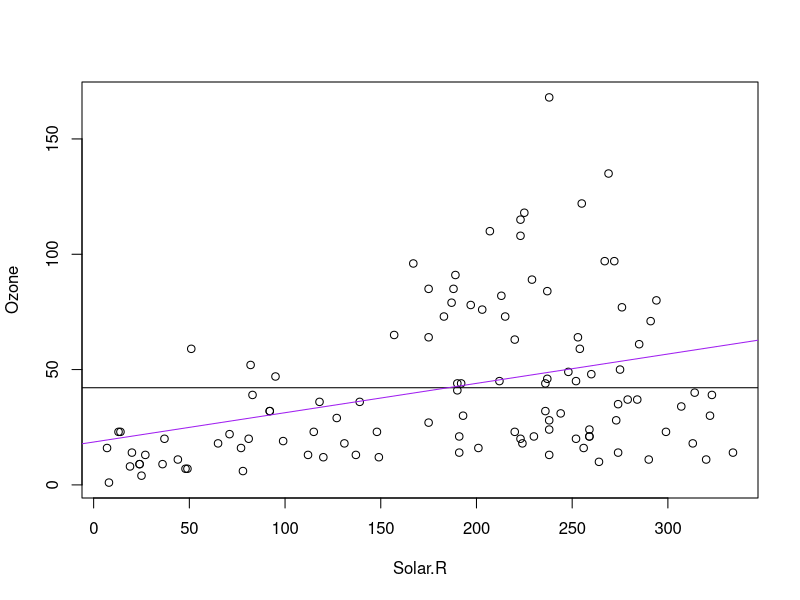
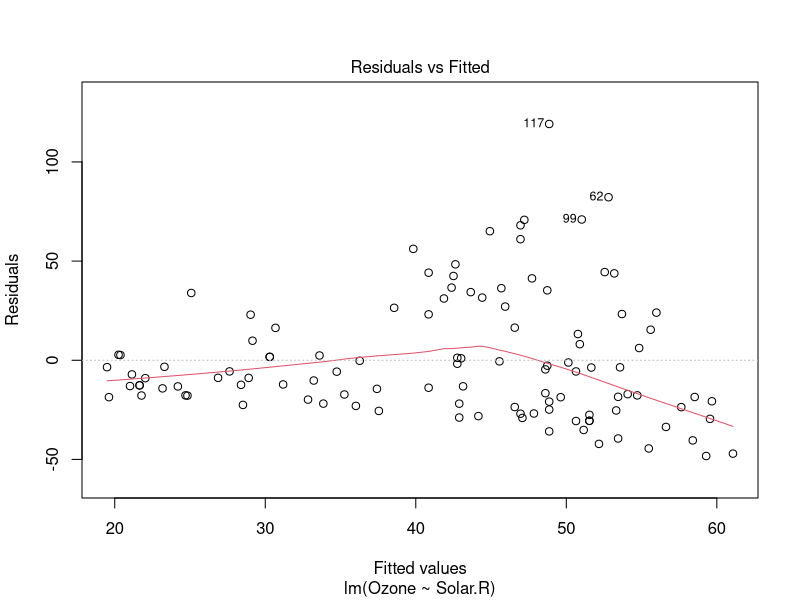
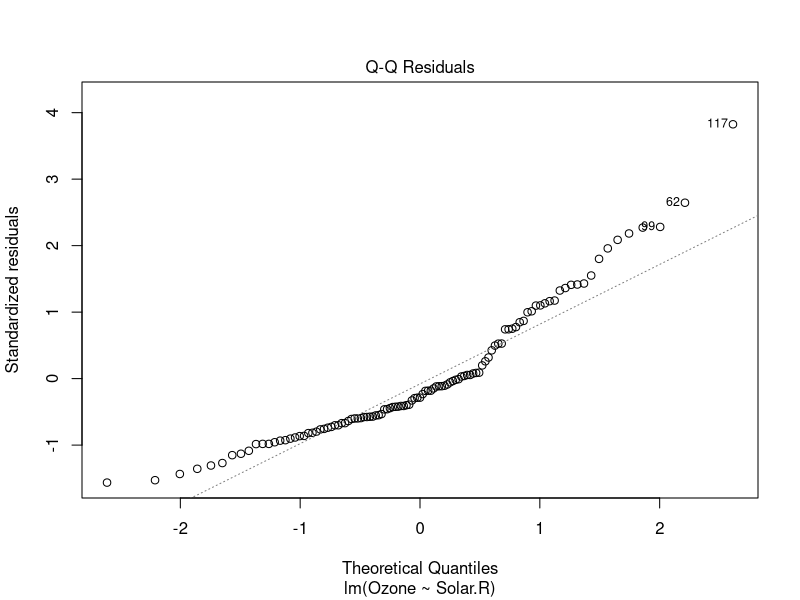
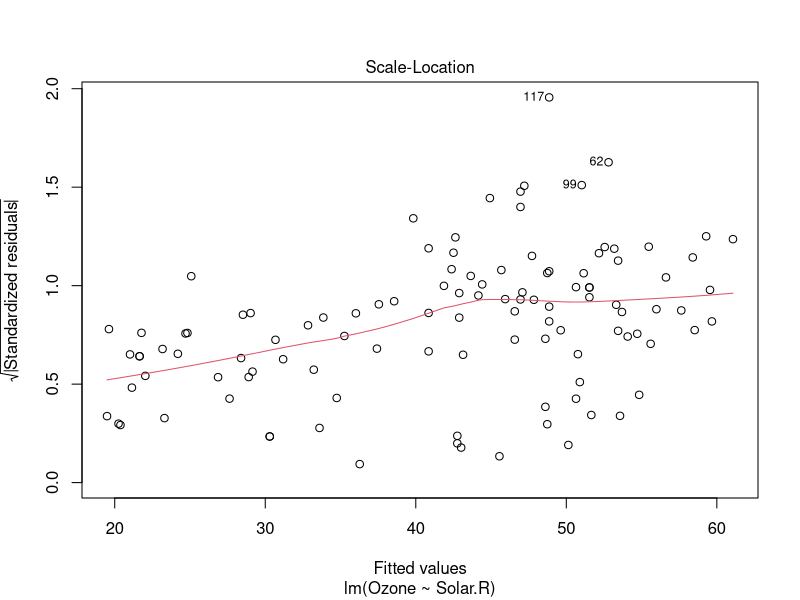
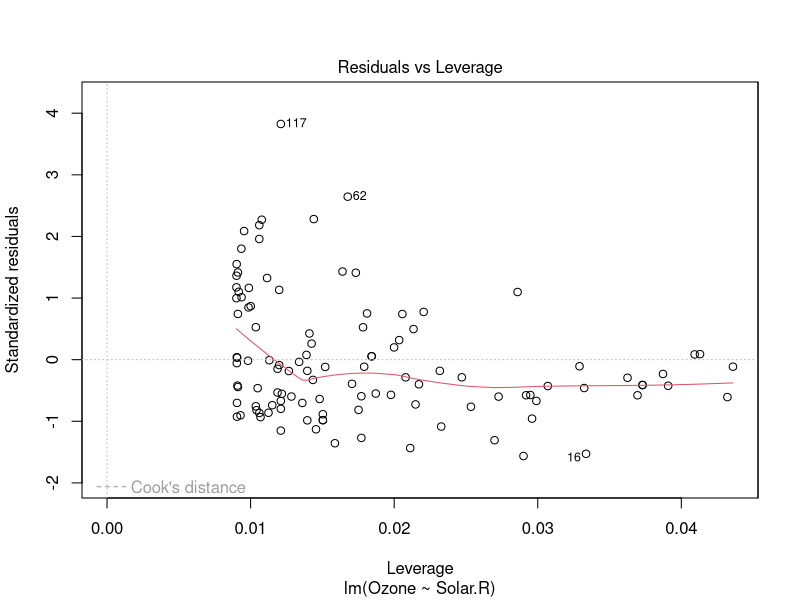
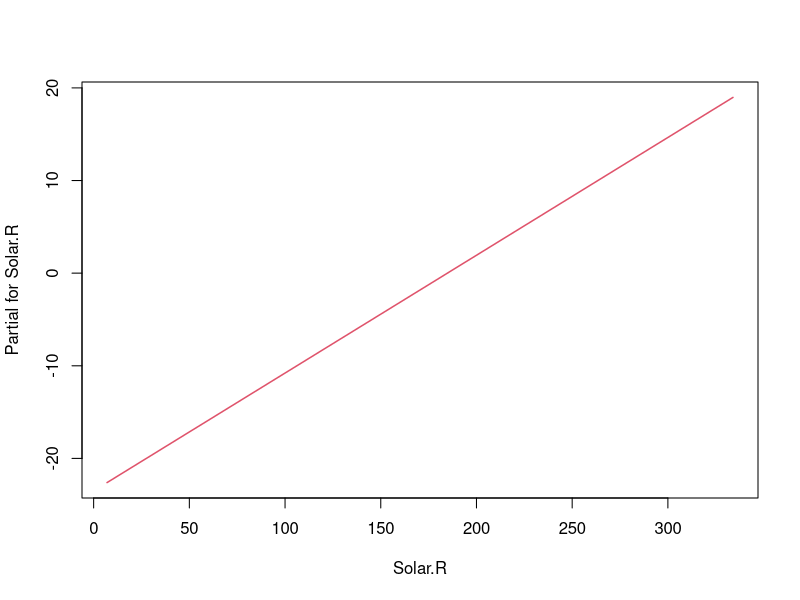

R code for these plots, in order:
data(airquality)
names(airquality)

#VARS AVAIL [1] "Ozone"   "Solar.R" "Wind"    "Temp"    "Month"   "Day" 

plot(Ozone~Solar.R, data=airquality)

#calculate mean concentration (NAs removed)

mean.Ozone=mean(airquality$Ozone,na.rm=T)

#plotting horizontal line of the mean of a var
abline(h=mean.Ozone)

#use lm to fit regression line through these data:

#lm(response var~explanatory v, data set)
model1=lm(Ozone~Solar.R, data=airquality)

#call model to see plot
model1

abline(model1,col="purple")
plot(model1)

termplot(model1)

summary(model1)
